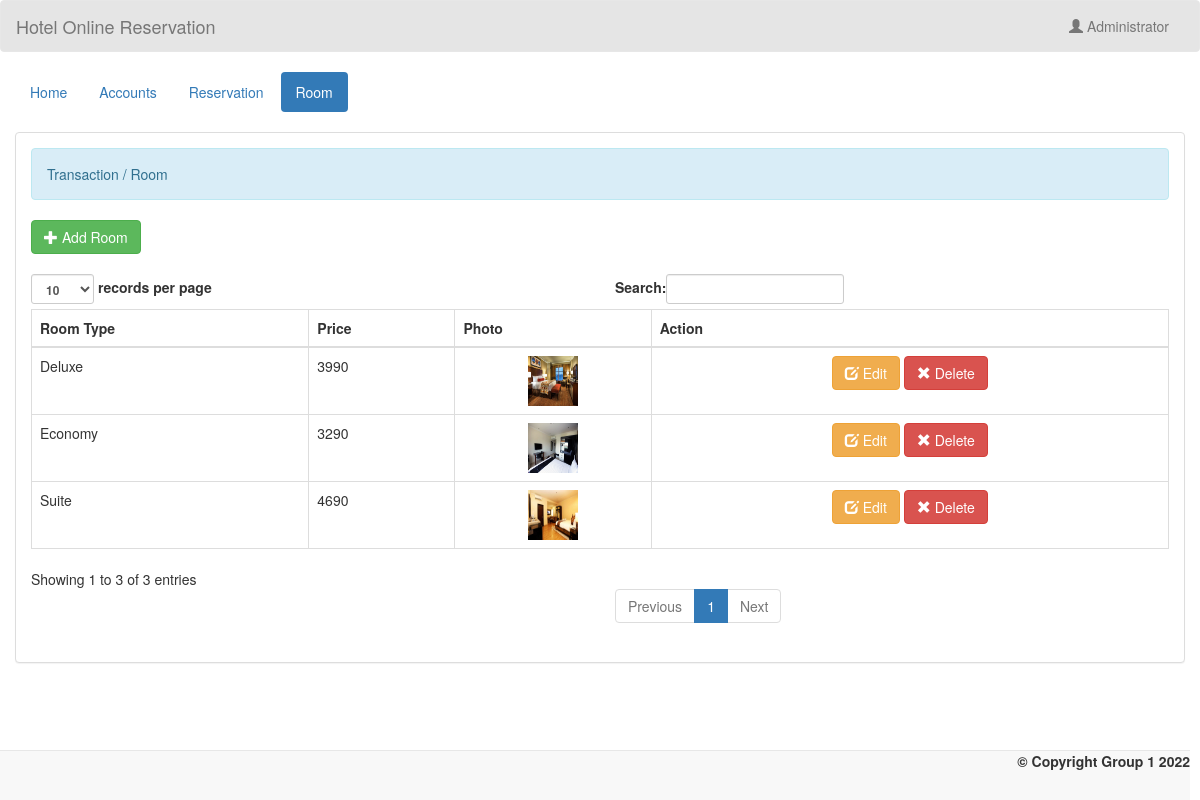
/admin/room.php (signed in), run on the app's committed database.
### tables this page shows
CREATE TABLE `room` (
  `room_id` int(11) NOT NULL,
  `room_type` varchar(50) NOT NULL,
  `price` varchar(11) NOT NULL,
  `photo` varchar(100) NOT NULL,
  `description` longtext NOT NULL
);

### admin/name.php (called while the page is built)
<?php
	require 'connect.php';
	$query = $conn->query("SELECT * FROM `admin` WHERE `admin_id` = '$_SESSION[admin_id]'") or die(mysqli_error());
	$fetch = $query->fetch_array();
	$name = $fetch['name'];
?>

### admin/room.php (the view, shortened to what this page needs)
<!DOCTYPE html>
<?php
	require 'name.php';
?>
<html lang = "en">
	<head>
		<link rel = "stylesheet" type = "text/css" href = "../css/bootstrap.css " />
		<link rel = "stylesheet" type = "text/css" href = "../css/style.css" />
	</head>
<body>
	<nav style = "background-color:rgba(0, 0, 0, 0.1);" class = "navbar navbar-default">
		<div  class = "container-fluid">
			<div class = "navbar-header">
				<a class = "navbar-brand" >Hotel Online Reservation</a>
			</div>
			<ul class = "nav navbar-nav pull-right ">
				<li class = "dropdown">
					<a class="dropdown-toggle" data-toggle="dropdown" role="button" aria-haspopup="true" aria-expanded="false"><i class = "glyphicon glyphicon-user"></i> <?php echo $name;?></a>
				</li>
			</ul>
		</div>
	</nav>
	<div class = "container-fluid">
		<ul class = "nav nav-pills">
			<li><a href = "home.php">Home</a></li>
			<li><a href = "account.php">Accounts</a></li>
			<li><a href = "reserve.php">Reservation</a></li>
			<li class = "active"><a href = "room.php">Room</a></li>
		</ul>
	</div>
	<br />
	<div class = "container-fluid">
		<div class = "panel panel-default">
			<div class = "panel-body">
				<div class = "alert alert-info">Transaction / Room</div>
				<a class = "btn btn-success" href = "add_room.php"><i class = "glyphicon glyphicon-plus"></i> Add Room</a>
				<br />
				<br />
				<table id = "table" class = "table table-bordered">
					<thead>
						<tr>
							<th>Room Type</th>
							<th>Price</th>
							<th>Photo</th>
							<th>Action</th>
						</tr>
					</thead>
					<tbody>
					<?php
						$query = $conn->query("SELECT * FROM `room`") or die(mysqli_error());
						while($fetch = $query->fetch_array()){
					?>
						<tr>
							<td><?php echo $fetch['room_type']?></td>
							<td><?php echo $fetch['price']?></td>
							<td><center><img src = "../photos/<?php echo $fetch['photo']?>" height = "50" width = "50"/></center></td>
							<td><center><a class = "btn btn-warning" href = "edit_room.php?room_id=<?php echo $fetch['room_id']?>"><i class = "glyphicon glyphicon-edit"></i> Edit</a> <a class = "btn btn-danger" onclick = "confirmationDelete(this); return false;" href = "delete_room.php?room_id=<?php echo $fetch['room_id']?>"><i class = "glyphicon glyphicon-remove"></i> Delete</a></center></td>
						</tr>
					<?php
						}
					?>
					</tbody>
				</table>
			</div>
		</div>
	</div>
	<br />
	<br />
	<div style = "text-align:right; margin-right:10px;" class = "navbar navbar-default navbar-fixed-bottom">
		<label>&copy; Copyright Group 1 2022 </label>
	</div>
</body>
</html>

### data on the page
room: room_type "Economy", price "3290", photo (picture)
room: room_type "Deluxe", price "3990", photo (picture)
room: room_type "Suite", price "4690", photo (picture)

### other printed values
$name "Administrator"
